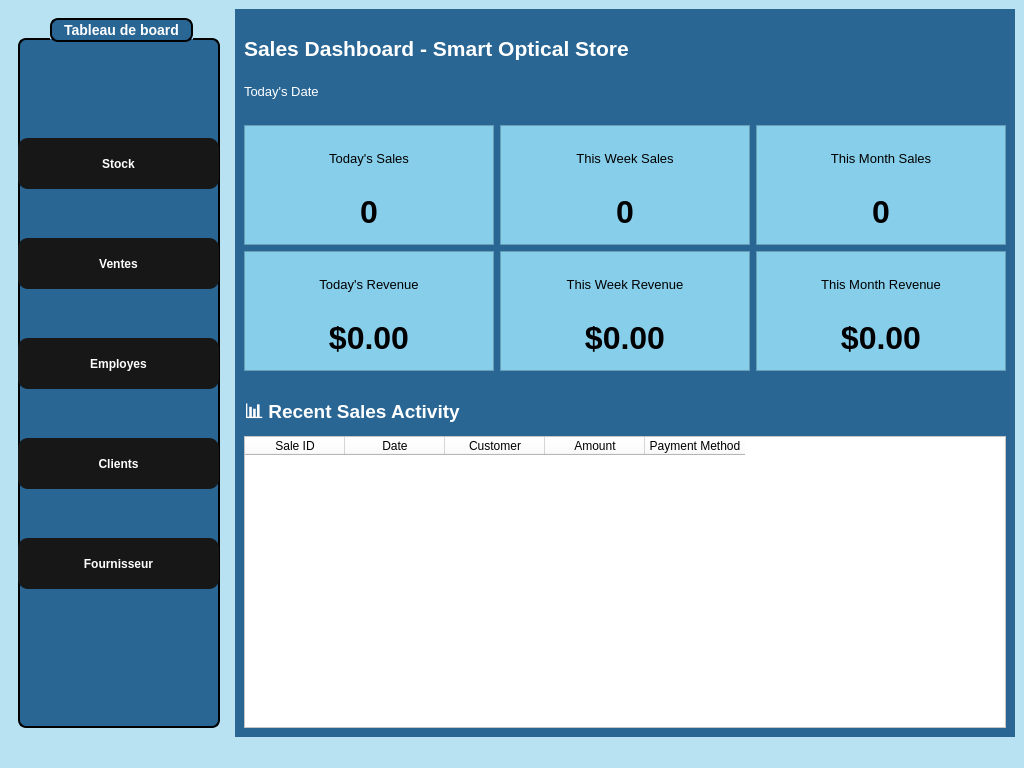
<?xml version="1.0" encoding="UTF-8"?>
<ui version="4.0">
 <class>DashboardWindow</class>
 <widget class="QMainWindow" name="DashboardWindow">
  <property name="geometry">
   <rect>
    <x>0</x>
    <y>0</y>
    <width>1024</width>
    <height>768</height>
   </rect>
  </property>
  <property name="windowTitle">
   <string>Dashboard - Smart Optical Store</string>
  </property>
  <property name="styleSheet">
   <string notr="true">background-color: #b8e2f2; color: black;</string>
  </property>
  <widget class="QWidget" name="centralwidget">
   <layout class="QHBoxLayout" name="horizontalLayout">
    <item>
     <widget class="QWidget" name="sidebarWidget" native="true">
      <property name="minimumSize">
       <size>
        <width>220</width>
        <height>0</height>
       </size>
      </property>
      <property name="maximumSize">
       <size>
        <width>220</width>
        <height>16777215</height>
       </size>
      </property>
      <layout class="QVBoxLayout" name="verticalLayout">
       <item>
        <widget class="QGroupBox" name="groupBox">
         <property name="styleSheet">
          <string notr="true">QGroupBox {
    background-color: rgb(41, 102, 148);   /* blue background */
    border: 2px solid black;               /* black border, 2px wide */
    border-radius: 8px;                    /* rounded corners */
    margin-top: 20px;                      /* space for the title */
    color: white;                          /* title text color */
    font-weight: bold;
    font-size: 14px;
}

QGroupBox::title {
 border: 2px solid black;               /* black border, 2px wide */
    border-radius: 8px;     
background-color: rgb(41, 102, 148);
    subcontrol-origin: margin;
    subcontrol-position: top center;       /* title centered */
    padding: 2px 10px;
}</string>
         </property>
         <property name="title">
          <string>Tableau de board</string>
         </property>
         <widget class="QPushButton" name="pushButton">
          <property name="geometry">
           <rect>
            <x>0</x>
            <y>120</y>
            <width>201</width>
            <height>51</height>
           </rect>
          </property>
          <property name="styleSheet">
           <string notr="true">#pushButton{
    font-family: Arial, Helvetica, sans-serif;
    font-weight: bold;
    color: white;
    background-color: #171717;
    padding: 10px 20px;
    border: none;
    border-radius: 10px;
}

#pushButton:hover {
    background-color: #0c66ed; /* hover effect */
}

#pushButton:pressed {
    background-color: #094bb0; /* pressed effect */
}</string>
          </property>
          <property name="text">
           <string>Stock</string>
          </property>
         </widget>
         <widget class="QPushButton" name="pushButton_2">
          <property name="geometry">
           <rect>
            <x>0</x>
            <y>220</y>
            <width>201</width>
            <height>51</height>
           </rect>
          </property>
          <property name="styleSheet">
           <string notr="true">#pushButton_2 {
    font-family: Arial, Helvetica, sans-serif;
    font-weight: bold;
    color: white;
    background-color: #171717;
    padding: 10px 20px;
    border: none;
    border-radius: 10px;
}

#pushButton_2:hover {
    background-color: #0c66ed; /* hover effect */
}

#pushButton_2:pressed {
    background-color: #094bb0; /* pressed effect */
}</string>
          </property>
          <property name="text">
           <string>Ventes</string>
          </property>
         </widget>
         <widget class="QPushButton" name="pushButton_5">
          <property name="geometry">
           <rect>
            <x>0</x>
            <y>520</y>
            <width>201</width>
            <height>51</height>
           </rect>
          </property>
          <property name="styleSheet">
           <string notr="true">#pushButton_5 {
    font-family: Arial, Helvetica, sans-serif;
    font-weight: bold;
    color: white;
    background-color: #171717;
    padding: 10px 20px;
    border: none;
    border-radius: 10px;
}

#pushButton_5:hover {
    background-color: #0c66ed; /* hover effect */
}

#pushButton_5:pressed {
    background-color: #094bb0; /* pressed effect */
}</string>
          </property>
          <property name="text">
           <string>Fournisseur</string>
          </property>
         </widget>
         <widget class="QPushButton" name="pushButton_3">
          <property name="geometry">
           <rect>
            <x>0</x>
            <y>320</y>
            <width>201</width>
            <height>51</height>
           </rect>
          </property>
          <property name="styleSheet">
           <string notr="true">#pushButton_3 {
    font-family: Arial, Helvetica, sans-serif;
    font-weight: bold;
    color: white;
    background-color: #171717;
    padding: 10px 20px;
    border: none;
    border-radius: 10px;
}

#pushButton_3:hover {
    background-color: #0c66ed; /* hover effect */
}

#pushButton_3:pressed {
    background-color: #094bb0; /* pressed effect */
}</string>
          </property>
          <property name="text">
           <string>Employes</string>
          </property>
         </widget>
         <widget class="QPushButton" name="pushButton_4">
          <property name="geometry">
           <rect>
            <x>0</x>
            <y>420</y>
            <width>201</width>
            <height>51</height>
           </rect>
          </property>
          <property name="styleSheet">
           <string notr="true">#pushButton_4 {
    font-family: Arial, Helvetica, sans-serif;
    font-weight: bold;
    color: white;
    background-color: #171717;
    padding: 10px 20px;
    border: none;
    border-radius: 10px;
}

#pushButton_4:hover {
    background-color: #0c66ed; /* hover effect */
}

#pushButton_4:pressed {
    background-color: #094bb0; /* pressed effect */
}</string>
          </property>
          <property name="text">
           <string>Clients</string>
          </property>
         </widget>
        </widget>
       </item>
      </layout>
     </widget>
    </item>
    <item>
     <widget class="QWidget" name="contentWidget" native="true">
      <property name="styleSheet">
       <string notr="true">background-color: rgb(41, 102, 148);</string>
      </property>
      <layout class="QVBoxLayout" name="verticalLayout_2">
       <item>
        <layout class="QHBoxLayout" name="headerLayout">
         <item>
          <widget class="QLabel" name="welcomeLabel">
           <property name="font">
            <font>
             <pointsize>16</pointsize>
             <bold>true</bold>
            </font>
           </property>
           <property name="styleSheet">
            <string notr="true">
color: white;

</string>
           </property>
           <property name="text">
            <string>Sales Dashboard - Smart Optical Store</string>
           </property>
          </widget>
         </item>
         <item>
          <spacer name="headerSpacer">
           <property name="orientation">
            <enum>Qt::Orientation::Horizontal</enum>
           </property>
           <property name="sizeHint" stdset="0">
            <size>
             <width>40</width>
             <height>20</height>
            </size>
           </property>
          </spacer>
         </item>
         <item>
          <widget class="QLabel" name="topRightLogoLabel">
           <property name="minimumSize">
            <size>
             <width>60</width>
             <height>60</height>
            </size>
           </property>
           <property name="maximumSize">
            <size>
             <width>60</width>
             <height>60</height>
            </size>
           </property>
           <property name="text">
            <string/>
           </property>
           <property name="pixmap">
            <pixmap resource="resources.qrc">:/images/logof.jpg</pixmap>
           </property>
           <property name="scaledContents">
            <bool>true</bool>
           </property>
           <property name="alignment">
            <set>Qt::AlignmentFlag::AlignCenter</set>
           </property>
          </widget>
         </item>
        </layout>
       </item>
       <item>
        <widget class="QLabel" name="dateTimeLabel">
         <property name="font">
          <font>
           <pointsize>10</pointsize>
          </font>
         </property>
         <property name="styleSheet">
          <string notr="true">
color: white;

</string>
         </property>
         <property name="text">
          <string>Today's Date</string>
         </property>
        </widget>
       </item>
       <item>
        <spacer name="verticalSpacer_3">
         <property name="orientation">
          <enum>Qt::Orientation::Vertical</enum>
         </property>
         <property name="sizeType">
          <enum>QSizePolicy::Policy::Fixed</enum>
         </property>
         <property name="sizeHint" stdset="0">
          <size>
           <width>20</width>
           <height>20</height>
          </size>
         </property>
        </spacer>
       </item>
       <item>
        <layout class="QHBoxLayout" name="statsLayout">
         <item>
          <widget class="QFrame" name="customersFrame">
           <property name="minimumSize">
            <size>
             <width>180</width>
             <height>120</height>
            </size>
           </property>
           <property name="styleSheet">
            <string notr="true">background-color: #87CEEB; color: black;</string>
           </property>
           <property name="frameShape">
            <enum>QFrame::Shape::StyledPanel</enum>
           </property>
           <property name="frameShadow">
            <enum>QFrame::Shadow::Raised</enum>
           </property>
           <layout class="QVBoxLayout" name="verticalLayout_3">
            <item>
             <widget class="QLabel" name="label">
              <property name="font">
               <font>
                <pointsize>10</pointsize>
               </font>
              </property>
              <property name="text">
               <string>Today's Sales</string>
              </property>
              <property name="alignment">
               <set>Qt::AlignmentFlag::AlignCenter</set>
              </property>
             </widget>
            </item>
            <item>
             <widget class="QLabel" name="customersCountLabel">
              <property name="font">
               <font>
                <pointsize>24</pointsize>
                <bold>true</bold>
               </font>
              </property>
              <property name="text">
               <string>0</string>
              </property>
              <property name="alignment">
               <set>Qt::AlignmentFlag::AlignCenter</set>
              </property>
             </widget>
            </item>
           </layout>
          </widget>
         </item>
         <item>
          <widget class="QFrame" name="productsFrame">
           <property name="minimumSize">
            <size>
             <width>180</width>
             <height>120</height>
            </size>
           </property>
           <property name="styleSheet">
            <string notr="true">background-color: #87CEEB; color: black;</string>
           </property>
           <property name="frameShape">
            <enum>QFrame::Shape::StyledPanel</enum>
           </property>
           <property name="frameShadow">
            <enum>QFrame::Shadow::Raised</enum>
           </property>
           <layout class="QVBoxLayout" name="verticalLayout_4">
            <item>
             <widget class="QLabel" name="label_2">
              <property name="font">
               <font>
                <pointsize>10</pointsize>
               </font>
              </property>
              <property name="text">
               <string>This Week Sales</string>
              </property>
              <property name="alignment">
               <set>Qt::AlignmentFlag::AlignCenter</set>
              </property>
             </widget>
            </item>
            <item>
             <widget class="QLabel" name="productsCountLabel">
              <property name="font">
               <font>
                <pointsize>24</pointsize>
                <bold>true</bold>
               </font>
              </property>
              <property name="text">
               <string>0</string>
              </property>
              <property name="alignment">
               <set>Qt::AlignmentFlag::AlignCenter</set>
              </property>
             </widget>
            </item>
           </layout>
          </widget>
         </item>
         <item>
          <widget class="QFrame" name="salesFrame">
           <property name="minimumSize">
            <size>
             <width>180</width>
             <height>120</height>
            </size>
           </property>
           <property name="styleSheet">
            <string notr="true">background-color: #87CEEB; color: black;</string>
           </property>
           <property name="frameShape">
            <enum>QFrame::Shape::StyledPanel</enum>
           </property>
           <property name="frameShadow">
            <enum>QFrame::Shadow::Raised</enum>
           </property>
           <layout class="QVBoxLayout" name="verticalLayout_5">
            <item>
             <widget class="QLabel" name="label_3">
              <property name="font">
               <font>
                <pointsize>10</pointsize>
               </font>
              </property>
              <property name="text">
               <string>This Month Sales</string>
              </property>
              <property name="alignment">
               <set>Qt::AlignmentFlag::AlignCenter</set>
              </property>
             </widget>
            </item>
            <item>
             <widget class="QLabel" name="salesCountLabel">
              <property name="font">
               <font>
                <pointsize>24</pointsize>
                <bold>true</bold>
               </font>
              </property>
              <property name="text">
               <string>0</string>
              </property>
              <property name="alignment">
               <set>Qt::AlignmentFlag::AlignCenter</set>
              </property>
             </widget>
            </item>
           </layout>
          </widget>
         </item>
        </layout>
       </item>
       <item>
        <layout class="QHBoxLayout" name="statsLayout2">
         <item>
          <widget class="QFrame" name="todaySalesFrame">
           <property name="minimumSize">
            <size>
             <width>180</width>
             <height>120</height>
            </size>
           </property>
           <property name="styleSheet">
            <string notr="true">background-color: #87CEEB; color: black;</string>
           </property>
           <property name="frameShape">
            <enum>QFrame::Shape::StyledPanel</enum>
           </property>
           <property name="frameShadow">
            <enum>QFrame::Shadow::Raised</enum>
           </property>
           <layout class="QVBoxLayout" name="verticalLayout_6">
            <item>
             <widget class="QLabel" name="label_4">
              <property name="font">
               <font>
                <pointsize>10</pointsize>
               </font>
              </property>
              <property name="text">
               <string>Today's Revenue</string>
              </property>
              <property name="alignment">
               <set>Qt::AlignmentFlag::AlignCenter</set>
              </property>
             </widget>
            </item>
            <item>
             <widget class="QLabel" name="todaySalesLabel">
              <property name="font">
               <font>
                <pointsize>24</pointsize>
                <bold>true</bold>
               </font>
              </property>
              <property name="text">
               <string>$0.00</string>
              </property>
              <property name="alignment">
               <set>Qt::AlignmentFlag::AlignCenter</set>
              </property>
             </widget>
            </item>
           </layout>
          </widget>
         </item>
         <item>
          <widget class="QFrame" name="todayRevenueFrame">
           <property name="minimumSize">
            <size>
             <width>180</width>
             <height>120</height>
            </size>
           </property>
           <property name="styleSheet">
            <string notr="true">background-color: #87CEEB; color: black;</string>
           </property>
           <property name="frameShape">
            <enum>QFrame::Shape::StyledPanel</enum>
           </property>
           <property name="frameShadow">
            <enum>QFrame::Shadow::Raised</enum>
           </property>
           <layout class="QVBoxLayout" name="verticalLayout_7">
            <item>
             <widget class="QLabel" name="label_5">
              <property name="font">
               <font>
                <pointsize>10</pointsize>
               </font>
              </property>
              <property name="text">
               <string>This Week Revenue</string>
              </property>
              <property name="alignment">
               <set>Qt::AlignmentFlag::AlignCenter</set>
              </property>
             </widget>
            </item>
            <item>
             <widget class="QLabel" name="todayRevenueLabel">
              <property name="font">
               <font>
                <pointsize>24</pointsize>
                <bold>true</bold>
               </font>
              </property>
              <property name="text">
               <string>$0.00</string>
              </property>
              <property name="alignment">
               <set>Qt::AlignmentFlag::AlignCenter</set>
              </property>
             </widget>
            </item>
           </layout>
          </widget>
         </item>
         <item>
          <widget class="QFrame" name="lowStockFrame">
           <property name="minimumSize">
            <size>
             <width>180</width>
             <height>120</height>
            </size>
           </property>
           <property name="styleSheet">
            <string notr="true">background-color: #87CEEB; color: black;</string>
           </property>
           <property name="frameShape">
            <enum>QFrame::Shape::StyledPanel</enum>
           </property>
           <property name="frameShadow">
            <enum>QFrame::Shadow::Raised</enum>
           </property>
           <layout class="QVBoxLayout" name="verticalLayout_8">
            <item>
             <widget class="QLabel" name="label_6">
              <property name="font">
               <font>
                <pointsize>10</pointsize>
               </font>
              </property>
              <property name="text">
               <string>This Month Revenue</string>
              </property>
              <property name="alignment">
               <set>Qt::AlignmentFlag::AlignCenter</set>
              </property>
             </widget>
            </item>
            <item>
             <widget class="QLabel" name="lowStockLabel">
              <property name="font">
               <font>
                <pointsize>24</pointsize>
                <bold>true</bold>
               </font>
              </property>
              <property name="text">
               <string>$0.00</string>
              </property>
              <property name="alignment">
               <set>Qt::AlignmentFlag::AlignCenter</set>
              </property>
             </widget>
            </item>
           </layout>
          </widget>
         </item>
        </layout>
       </item>
       <item>
        <spacer name="verticalSpacer_4">
         <property name="orientation">
          <enum>Qt::Orientation::Vertical</enum>
         </property>
         <property name="sizeType">
          <enum>QSizePolicy::Policy::Fixed</enum>
         </property>
         <property name="sizeHint" stdset="0">
          <size>
           <width>20</width>
           <height>20</height>
          </size>
         </property>
        </spacer>
       </item>
       <item>
        <widget class="QLabel" name="recentSalesLabel">
         <property name="font">
          <font>
           <pointsize>14</pointsize>
           <bold>true</bold>
          </font>
         </property>
         <property name="styleSheet">
          <string notr="true">
color: white;

</string>
         </property>
         <property name="text">
          <string>📊 Recent Sales Activity</string>
         </property>
        </widget>
       </item>
       <item>
        <widget class="QTableWidget" name="recentSalesTable">
         <property name="minimumSize">
          <size>
           <width>0</width>
           <height>200</height>
          </size>
         </property>
         <property name="styleSheet">
          <string notr="true">background-color: white; color: black;</string>
         </property>
         <column>
          <property name="text">
           <string>Sale ID</string>
          </property>
         </column>
         <column>
          <property name="text">
           <string>Date</string>
          </property>
         </column>
         <column>
          <property name="text">
           <string>Customer</string>
          </property>
         </column>
         <column>
          <property name="text">
           <string>Amount</string>
          </property>
         </column>
         <column>
          <property name="text">
           <string>Payment Method</string>
          </property>
         </column>
        </widget>
       </item>
      </layout>
     </widget>
    </item>
   </layout>
  </widget>
  <widget class="QStatusBar" name="statusbar"/>
 </widget>
 <resources>
  <include location="resources.qrc"/>
 </resources>
 <connections/>
</ui>
